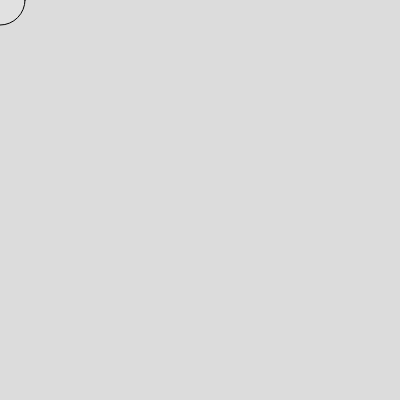
Frame 1 (no input)
Frame 60 (no input): identical to frame 1, image omitted
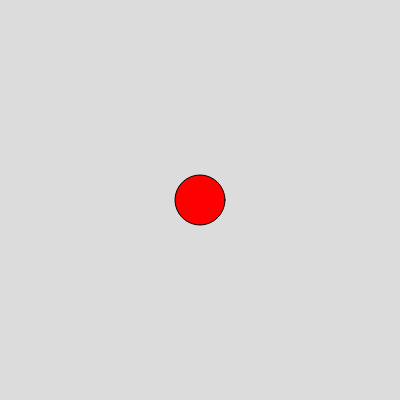
Frame 120 (the mouse pressed at the canvas centre since frame 60)

The p5.js sketch that drew these frames (run headless with seeded random() and noise() and a simulated clock; from frame 60 on, the mouse is pressed at the canvas centre):

// p5.js sketch
// ── sketch.js
function setup() {
  createCanvas(400, 400);
}

function draw() {
  background(220);
  if (mouseIsPressed === true) {
    fill("red");
  } else {
    fill(225);
  }

  circle(mouseX, mouseY, 50);
}
